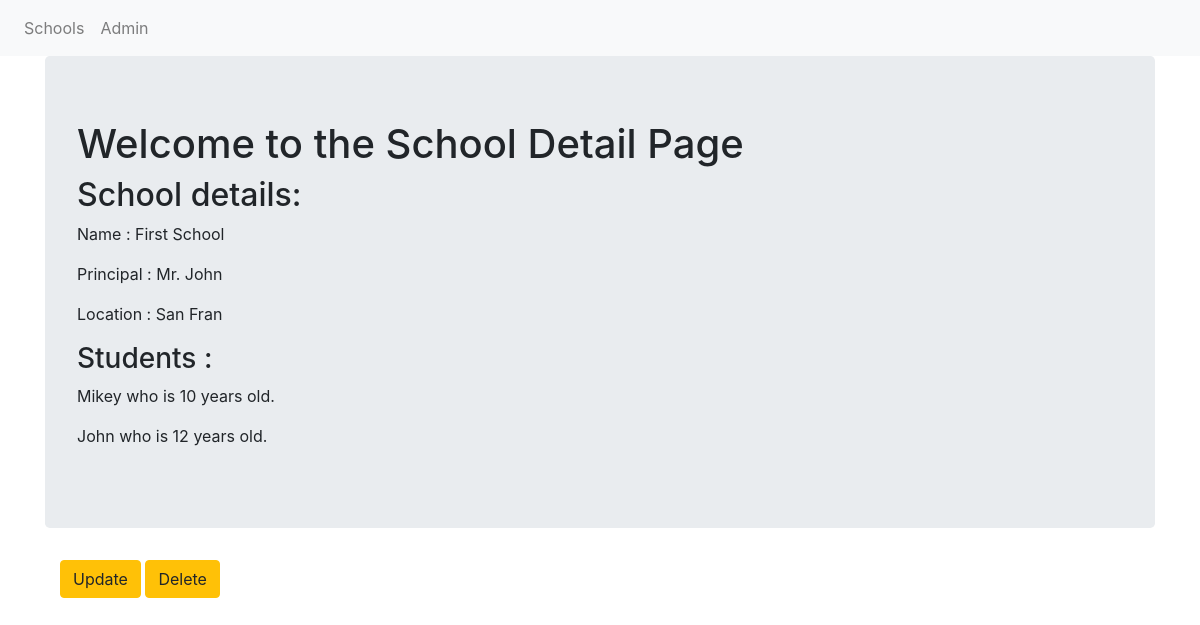
/basic_app/1/, run on the app's committed database.
### basic_app/models.py (models this page shows, shortened)
class School(models.Model):
    name = models.CharField(max_length=256)
    principal = models.CharField(max_length=256)
    location = models.CharField(max_length=256)

class Student(models.Model):
    name = models.CharField(max_length=256)
    age = models.PositiveIntegerField()
    school = models.ForeignKey(School,related_name='students', on_delete=models.CASCADE)

### basic_app/views.py (the view)
# urls.py: path('<int:pk>/',views.SchoolDetailView.as_view(), name = 'detail'),
class SchoolDetailView(DetailView):
    context_object_name = 'school_detail'
    model = models.School
    template_name = 'basic_app/school_detail.html'

### basic_app/templates/basic_app/school_detail.html
{% extends 'basic_app/basic_app_base.html' %}
{% block body_block %}
<div class="jumbotron">
  <h1>Welcome to the School Detail Page</h1>
  <h2>School details:</h2>
  <p>Name : {{school_detail.name}}</p>
  <p>Principal : {{school_detail.principal}}</p>
  <p>Location : {{school_detail.location}}</p>
  <h3>Students :</h3>
  {% for student in school_detail.students.all %}
    <p>{{student.name}} who is {{student.age}} years old.</p>
  {% endfor %}
</div>
<div class="container">
  <p>
    <a class="btn btn-warning" href="{% url 'basic_app:update' pk=school_detail.pk %}">Update</a>
    <a class="btn btn-warning" href="{% url 'basic_app:delete' pk=school_detail.pk %}">Delete</a>
  </p>
</div>
{% endblock %}

### data on the page
School: name "First School", principal "Mr. John", location "San Fran"
Student: name "Mikey", age "10"
Student: name "John", age "12"
